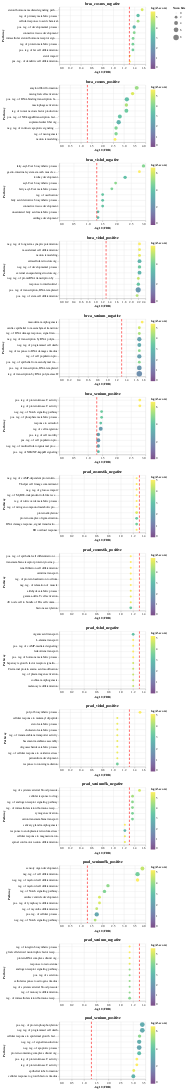

Notebook code for this chart:
### Code cell
charts = []
for k in sorted(set(combined_pdf['key'])):
    c = enrichment_dotplot(combined_pdf[combined_pdf['key']==k], n=10, hue='Z-score', log=True, title=k)
    charts.append(c)
alt.vconcat(*charts).resolve_scale(color='independent', x='independent', y='independent').configure_axis(grid=True)
